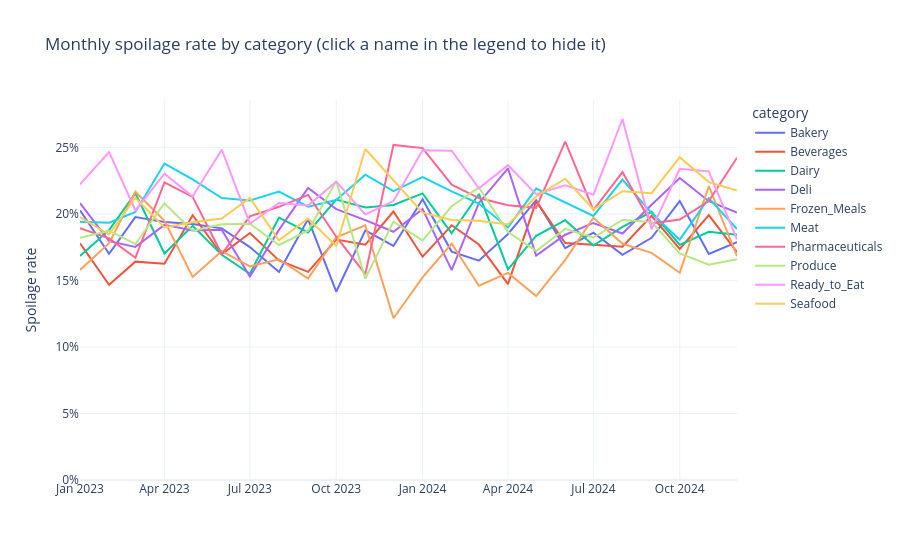

Notebook code for this chart:
### Markdown cell above
## 4. Monthly spoilage rate by category

No trend and no seasonality: the overall monthly rate stays between 18.3 % and 20.6 % from 2023-01 to 2024-12.
Individual category lines are noisier because each month holds fewer batches per category. Click a category in the legend to hide it.

### Code cell
monthly = (df.assign(month=df["transaction_date"].dt.to_period("M").dt.to_timestamp())
             .groupby(["month", "category"])["was_spoiled"].agg(["mean", "size"]).reset_index()
             .rename(columns={"mean": "spoilage_rate", "size": "batches"}))

# check: overall monthly rate range quoted in the report
overall_monthly = df.groupby(df["transaction_date"].dt.to_period("M"))["was_spoiled"].mean()
assert round(overall_monthly.min() * 100, 1) == 18.3 and round(overall_monthly.max() * 100, 1) == 20.6

fig = px.line(monthly, x="month", y="spoilage_rate", color="category",
              hover_data={"batches": ":,", "spoilage_rate": ":.1%"},
              labels={"spoilage_rate": "Spoilage rate", "month": ""},
              title="Monthly spoilage rate by category (click a name in the legend to hide it)")
fig.update_yaxes(tickformat=".0%", rangemode="tozero")
show_and_save(fig, "03_monthly_by_category")
